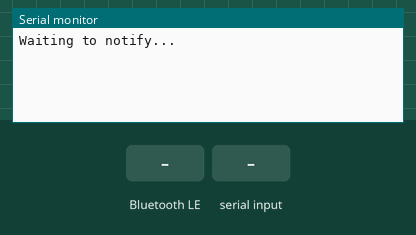
This program was run on a simulated ESP32. On the bench: the last lines printed to the serial monitor. Inputs (shaded band) come from the test bench. Nothing arrives over Bluetooth unless stated; a phone connects over Bluetooth LE 3 s after start.

Above: at 1.2 s.
1.3 s: Bluetooth LE write "1" received
At 1.9 s:
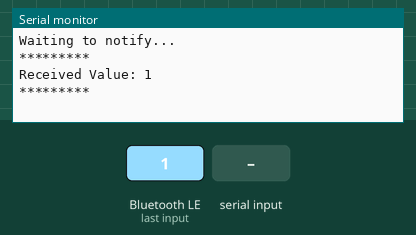
2.8 s: "1" received over Serial
At 3.8 s:
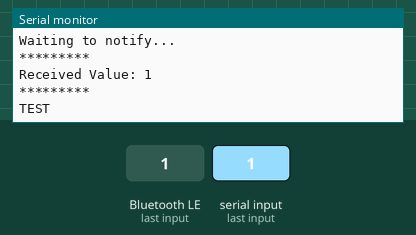

Measured:
- after the input at 1.3 s, the serial monitor: prints a new line after 0.05 s (image 1)
- after the input at 2.8 s, the serial monitor: prints a new line after 0.20 s (image 2)

The program:

main.cpp
```cpp
#include <BLEDevice.h>
#include <BLEUtils.h>
#include <BLEServer.h>
#include <Arduino.h>
#include <BLE2902.h>


BLEDescriptor *pDescriptor;
BLECharacteristic *pCharacteristic;

const int bluePin = 2;

uint8_t txValue = 0;

bool deviceConnected = false;
bool deviceNotifying = false;

#define SERVICE_UUID "6E400001-B5A3-F393-E0A9-E50E24DCCA9E"
#define CHARACTERISTIC_UUID_RX "6E400002-B5A3-F393-E0A9-E50E24DCCA9E"
#define CHARACTERISTIC_UUID_TX "6E400003-B5A3-F393-E0A9-E50E24DCCA9E"

class MyCallbacks: public BLECharacteristicCallbacks {
    void onWrite(BLECharacteristic *pCharacteristic) {
      std::string rxValue = pCharacteristic->getValue();

      if (rxValue.length() > 0) {
        Serial.println("*********");
        Serial.print("Received Value: ");
        for (int i = 0; i < rxValue.length(); i++)
          Serial.print(rxValue[i]);

        Serial.println();
        Serial.println("*********");
      }
    }
};

class MyDisCallbacks: public BLEDescriptorCallbacks {
    void onWrite(BLEDescriptor *pDescriptor) {
      uint8_t* rxValue = pDescriptor->getValue();

     if (pDescriptor->getLength() > 0) {
        if (rxValue[0]==1) {
          //deviceNotifying=true;
        } else {
          deviceNotifying=false;
        }

      if (pDescriptor->getLength() > 0) {
        Serial.println("*********");
        Serial.print("Received Descriptor Value: ");
        for (int i = 0; i < pDescriptor->getLength(); i++)
          Serial.print(rxValue[i]);

        Serial.println();
        Serial.println("*********");
      }
    }
  };
};

class MyBLEServerCallbacks: public BLEServerCallbacks {
    void onConnect(BLEServer* pServer) {
      deviceConnected = true;
    };

    void onDisconnect(BLEServer* pServer) {
      deviceConnected = false;
    }
};

void setup(){
  Serial.begin(115200);
  BLEDevice::init("ESP_LAMP");
  BLEServer *pServer = BLEDevice::createServer();
  //*pServer = pServer  ->setCallbacks(new MyBLEServerCallbacks());
  BLEService *pService = pServer->createService(SERVICE_UUID);

  pCharacteristic  = pService->createCharacteristic(
                    CHARACTERISTIC_UUID_TX,
                    BLECharacteristic::PROPERTY_NOTIFY
                  );

  pDescriptor = new BLE2902();
  pCharacteristic->addDescriptor(pDescriptor);

  BLECharacteristic *rXCharacteristic = pService->createCharacteristic(
                                       CHARACTERISTIC_UUID_RX,
                                       BLECharacteristic::PROPERTY_WRITE);

  rXCharacteristic->setCallbacks(new MyCallbacks());
  pDescriptor->setCallbacks(new MyDisCallbacks());


  pService->start();
  pServer->getAdvertising()->start();

  Serial.println("Waiting to notify...");
}

void loop(){
  if(Serial.available() || Serial.available()>0){
    Serial.println("TEST");
  }

  if (deviceConnected && deviceNotifying) {
    Serial.printf("*** Sent Value: %d ***\n", txValue);
    pCharacteristic->setValue(&txValue, 1);
    pCharacteristic->notify();
    txValue++;
  }
   delay(1000);
}
```

Temprerature.cpp
```cpp
#include <string>
#include <fstream>
#include <iostream>

using namespace std;

class Tempterature {

public:
  void measureTemperature(){
    cout << "measure temperature" << endl;
  };

};
```
